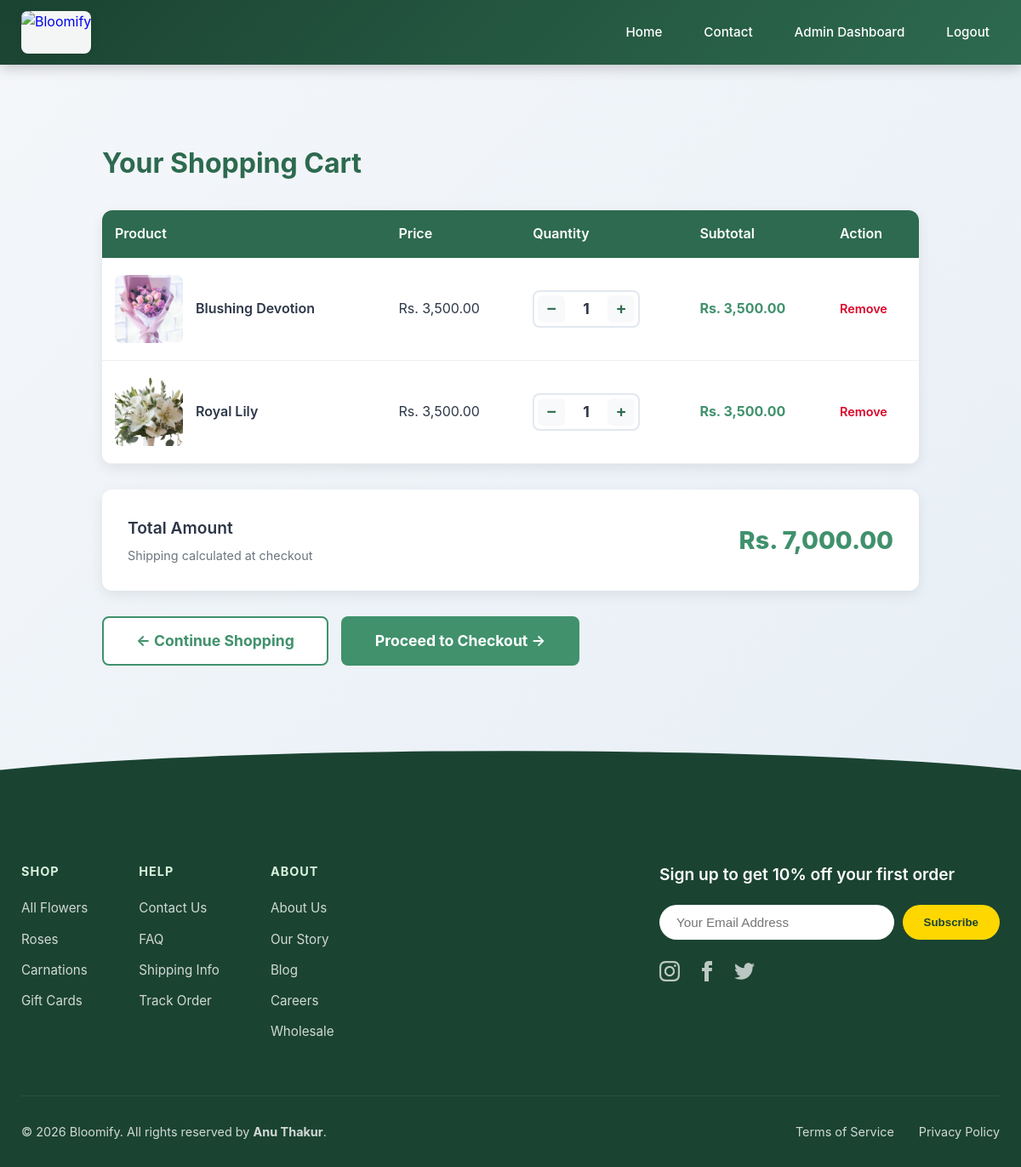
/cart.php (signed in), run on the app's committed database.
### tables this page shows
CREATE TABLE `cart` (
  `id` int(11) NOT NULL,
  `user_id` int(11) NOT NULL,
  `product_id` int(11) NOT NULL,
  `quantity` int(11) NOT NULL DEFAULT 1,
  `created_at` timestamp NOT NULL DEFAULT current_timestamp()
);

CREATE TABLE `products` (
  `id` int(11) NOT NULL,
  `category_id` int(11) DEFAULT NULL,
  `name` varchar(200) NOT NULL,
  `description` text DEFAULT NULL,
  `price` decimal(10,2) NOT NULL,
  `stock` int(11) NOT NULL DEFAULT 0,
  `stock_quantity` int(11) DEFAULT 0,
  `image` varchar(255) DEFAULT NULL,
  `status` enum('active','inactive') DEFAULT 'active',
  `created_at` timestamp NOT NULL DEFAULT current_timestamp(),
  `updated_at` timestamp NOT NULL DEFAULT current_timestamp() ON UPDATE current_timestamp()
);

### includes/functions.php (called while the page is built, shortened)
<?php
require_once __DIR__ . '/config.php';
function isLoggedIn() {
    return isset($_SESSION['user_id']);
}
function formatPrice($price) {
    return 'Rs. ' . number_format($price, 2);
}
function getCartTotal() {
    global $conn;
    $user_id = $_SESSION['user_id'];
    $sql = "SELECT SUM(c.quantity * p.price) as total
            FROM cart c
            JOIN products p ON c.product_id = p.id
            WHERE c.user_id = ? AND p.status = 'active'";
    $stmt = $conn->prepare($sql);
    $stmt->bind_param("i", $user_id);
    $stmt->execute();
    $result = $stmt->get_result()->fetch_assoc();
    return $result['total'] ?? 0;
}
function getCartItems() {
    global $conn;
    $user_id = $_SESSION['user_id'];
    $sql = "SELECT c.quantity, p.*, c.id as cart_id
            FROM cart c
            JOIN products p ON c.product_id = p.id
            WHERE c.user_id = ? AND p.status = 'active'";
    $stmt = $conn->prepare($sql);
    $stmt->bind_param("i", $user_id);
    $stmt->execute();
    $result = $stmt->get_result();
    $items = [];
    while ($row = $result->fetch_assoc()) {
        $row['subtotal'] = $row['price'] * $row['quantity'];
        $items[] = $row;
    }
    return $items;
}
?>

### cart.php (the view, shortened to what this page needs)
<?php
require_once __DIR__ . '/includes/header.php';
$cart_items = getCartItems();
$cart_total = getCartTotal();
?>
<div class="cart-container">
    <h2 style="color: #2d6a4f; margin-bottom: 30px; font-size: 2rem;">Your Shopping Cart </h2>
    <?php if (!empty($cart_items)): ?>
        <table class="cart-table">
            <thead>
                <tr>
                    <th>Product</th>
                    <th>Price</th>
                    <th>Quantity</th>
                    <th>Subtotal</th>
                    <th>Action</th>
                </tr>
            </thead>
            <tbody id="cart-body">
                <?php foreach ($cart_items as $item):
                    $pid = isset($item['product_id']) ? $item['product_id'] : $item['id'];
                ?>
                    <tr data-product-id="<?php echo $pid; ?>" data-price="<?php echo $item['price']; ?>">
                        <td style="display: flex; align-items: center; gap: 15px;">
                            <?php if (!empty($item['image'])): ?>
                                <img src="<?php echo SITE_URL; ?>/assets/images/<?php echo htmlspecialchars($item['image']); ?>"
                                     alt="<?php echo htmlspecialchars($item['name']); ?>" class="cart-img">
                            <?php else: ?>
                                <div class="cart-img" style="background: #f0f0f0; display: flex; align-items: center; justify-content: center;">🌸</div>
                            <?php endif; ?>
                            <span class="cart-product-name"><?php echo htmlspecialchars($item['name']); ?></span>
                        </td>
                        <td><?php echo formatPrice($item['price']); ?></td>
                        <td>
                            <div class="qty-controls">
                                <button type="button" class="qty-btn decrease" onclick="updateQty(this, 'decrease')">−</button>
                                <span class="qty-value"><?php echo $item['quantity']; ?></span>
                                <button type="button" class="qty-btn increase" onclick="updateQty(this, 'increase')">+</button>
                            </div>
                        </td>
                        <td class="item-subtotal" style="font-weight: 700; color: #40916c;"><?php echo formatPrice($item['subtotal']); ?></td>
                        <td>
                            <a href="remove-from-cart.php?id=<?php echo $pid; ?>" class="btn-remove">Remove</a>
                        </td>
                    </tr>
                <?php endforeach; ?>
            </tbody>
        </table>
        <div class="cart-summary">
            <div>
                <div class="cart-total-label">Total Amount</div>
                <div style="color: #6c757d; font-size: 0.9rem; margin-top: 5px;">Shipping calculated at checkout</div>
            </div>
            <div class="cart-total-amount" id="cart-total"><?php echo formatPrice($cart_total); ?></div>
        </div>
        <div class="cart-actions">
            <a href="index.php" class="btn-continue">← Continue Shopping</a>
            <a href="checkout.php" class="btn-checkout">Proceed to Checkout →</a>
        </div>
    <?php endif; ?>
</div>
<?php require_once __DIR__ . '/includes/footer.php'; ?>

### assets/css/style.css (style rules this page uses)
* { margin: 0; padding: 0; box-sizing: border-box; }
body { font-family: 'Inter', 'Segoe UI', system-ui, sans-serif; background: linear-gradient(135deg, #f5f7fa 0%, #e4edf5 100%); color: #2d3748; line-height: 1.6; min-height: 100vh; display: flex; flex-direction: column; }

### cart.php (style rules this page uses)
.cart-container { max-width: 1000px; margin: 40px auto; padding: 20px; }
.cart-table { width: 100%; border-collapse: collapse; background: white; border-radius: 12px; overflow: hidden; box-shadow: 0 5px 15px rgba(0,0,0,0.08); }
.cart-table th { background: #2d6a4f; color: white; padding: 15px; text-align: left; font-weight: 600; }
.cart-table td { padding: 20px 15px; border-bottom: 1px solid #f0f0f0; vertical-align: middle; }
.cart-img { width: 80px; height: 80px; object-fit: cover; border-radius: 8px; }
.cart-product-name { font-weight: 600; color: #2d3748; }
.qty-controls { display: flex; align-items: center; gap: 10px; border: 2px solid #e2e8f0; border-radius: 8px; padding: 4px; width: fit-content; }
.qty-btn { width: 32px; height: 32px; border: none; background: #f8f9fa; border-radius: 6px; cursor: pointer; font-size: 1.2rem; font-weight: 700; color: #2d6a4f; transition: all 0.2s; display: flex; align-items: center; justify-content: center; }
.qty-value { font-weight: 700; font-size: 1.1rem; min-width: 30px; text-align: center; }
.btn-remove { color: #d90429; text-decoration: none; font-weight: 600; font-size: 0.9rem; transition: color 0.3s; }
.cart-summary { background: white; padding: 30px; border-radius: 12px; box-shadow: 0 5px 15px rgba(0,0,0,0.08); margin-top: 30px; display: flex; justify-content: space-between; align-items: center; }
.cart-total-label { font-size: 1.2rem; font-weight: 600; color: #2d3748; }
.cart-total-amount { font-size: 1.8rem; font-weight: 800; color: #40916c; transition: all 0.3s; }
.cart-actions { display: flex; gap: 15px; margin-top: 30px; }
.btn-checkout { background: #40916c; color: white; padding: 15px 40px; border-radius: 8px; text-decoration: none; font-weight: 700; font-size: 1.1rem; transition: all 0.3s; }
.btn-continue { background: white; color: #40916c; border: 2px solid #40916c; padding: 13px 38px; border-radius: 8px; text-decoration: none; font-weight: 700; font-size: 1.1rem; transition: all 0.3s; }

### data on the page
cart: product.image (picture), product.name "Blushing Devotion", product.price "Rs. 3,500.00", quantity "1", subtotal "Rs. 3,500.00"
cart: product.image (picture), product.name "Royal Lily", product.price "Rs. 3,500.00", quantity "1", subtotal "Rs. 3,500.00"

### other printed values
formatPrice($cart_total) "Rs. 7,000.00"
